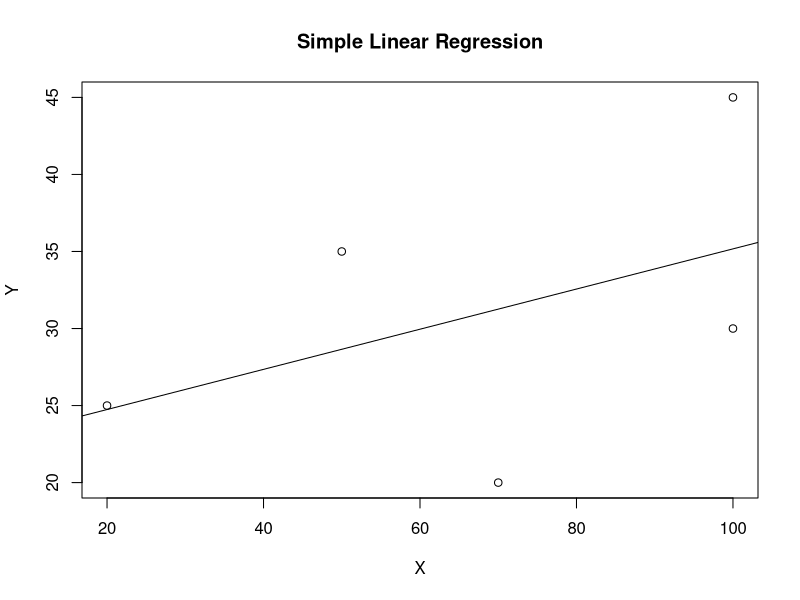

Write R code to recreate this figure.
# Do the simple Linear Regression by scratch
X <- c(20, 50, 70, 100, 100)
y <- c(25, 35, 20, 30, 45)

print(X)
print(y)

simpleLinearRegression <- function(X, y){
  b1 <- cov(X, y) / var(X)
  b0 <- mean(y) - (b1 * mean(X))
  
  return (c(b0, b1))
}

coefficients <- simpleLinearRegression(X, y)
print(coefficients)

intercept <- coefficients[1]
slope <- coefficients[2]

print(intercept)
print(slope)

# Fit the training data
fittedScratch <- function(X){
  linearModelScratch <- intercept + slope * X
  return(linearModelScratch)
}
print(fittedScratch(X))
# Find the residuals of this model
print(y - fittedScratch(X))
# Find the total residuals of this model
print(sum(y - fittedScratch(X)))
# Plot the data
plot(
  X,
  y,
  xlab = "X",
  ylab = "Y",
  main = "Simple Linear Regression"
)
# Plot the goodness of fit line in this plot
abline(coef = c(intercept, slope))


#################################################
#             R's built-in function.            #
#################################################


# Do the same thing using R's built-in function
linearModel <- lm(y~X)
# Find the coefficients of the linerModel
print(coef(linearModel))
# Do the fit with the training data
trainPredicted <- fitted(linearModel)
print(trainPredicted)
# Find the residuals of this linearModel
residuals <- resid(linearModel)
print(residuals)
# Find the total residual of this model
print(sum(residuals))
# Find the summary of this linearModel
print(summary(linearModel))
